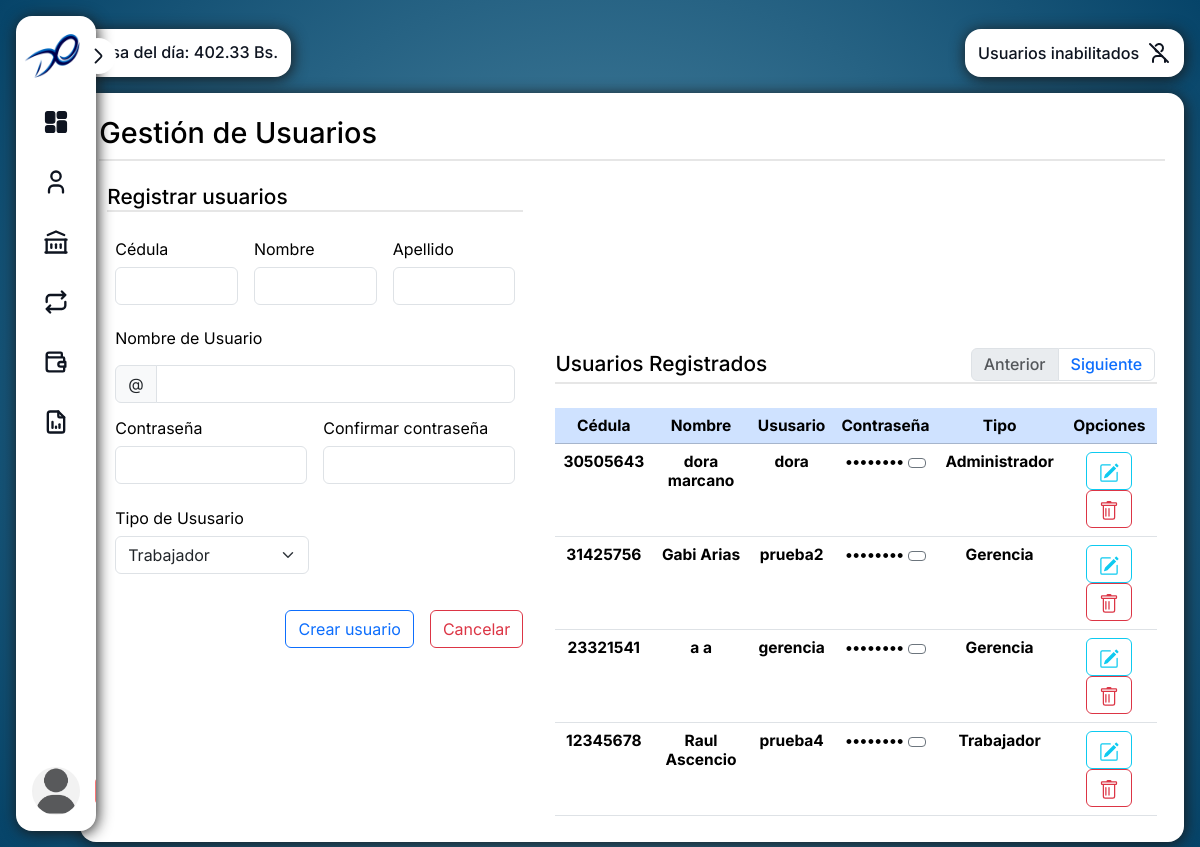
Page /view/Usuarios.php (signed in) on the committed database.
### tables this page shows
CREATE TABLE `usuario` (
  `id` int(8) NOT NULL,
  `username` varchar(255) DEFAULT NULL,
  `clave` varchar(255) DEFAULT NULL,
  `cedula` int(8) DEFAULT NULL,
  `type` varchar(255) DEFAULT NULL,
  `estado` tinyint(1) DEFAULT NULL
);

CREATE TABLE `empleados` (
  `cedula` int(8) NOT NULL,
  `nombre` varchar(255) DEFAULT NULL,
  `apellido` varchar(255) DEFAULT NULL,
  `direccion` varchar(255) DEFAULT NULL,
  `correo` varchar(255) DEFAULT NULL,
  `sexo` varchar(255) DEFAULT NULL,
  `edad` date DEFAULT NULL,
  `tlf` varchar(255) DEFAULT NULL,
  `second_tlf` varchar(255) DEFAULT NULL,
  `departamento` varchar(255) DEFAULT NULL,
  `cargo` varchar(255) DEFAULT NULL,
  `f_ingreso` date DEFAULT NULL,
  `sueldo` float DEFAULT NULL,
  `afeccion` varchar(255) DEFAULT NULL,
  `discapacidad` varchar(255) DEFAULT NULL,
  `estado` tinyint(1) DEFAULT NULL,
  `limite_credito` decimal(10,2) DEFAULT 2000.00
);

### PHP/CLASS/conexion_Original.php (called while the page is built, shortened)
<?php
class connect {
 private $dbhost = "localhost";
 private $dbuser = "root";
 private $dbpass = "";
 private $dbname = "disorient_3";
 public function connect_db()
	{
		$con = mysqli_connect($this->dbhost, $this->dbuser, $this->dbpass, $this->dbname);
		if 	(mysqli_connect_error())
		{
			die("Fallo la conexion a BD" . mysqli_connect_error().mysqli_connect_errno());
		}
		else {
			return	$con;
		}
	}
}

### PHP/CLASS/user_Original.php (called while the page is built, shortened)
<?php
include_once "conexion_Original.php";
class UserE extends connect
{
	public function  View()
	{
		$query="SELECT empleados.nombre, empleados.apellido, empleados.cedula, username, clave, type
				FROM usuario
				JOIN empleados ON usuario.cedula = empleados.cedula
				WHERE usuario.estado = '1'";
  		$result= $this->connect_db()->query($query);
  		$data = array();
  		while ($row = mysqli_fetch_assoc($result)) {
    	$data[] = $row;
  		}
  		return $data;
	}
}
$User = new UserE();

### View/Components/Tables/Tablas-usuarios.php (the view, shortened to what this page needs)
<?php
$elementosPorPagina = 5;
$datos = $User->View();
$totalElementos = count($datos);
$totalPaginas = ceil($totalElementos / $elementosPorPagina);
$paginaActual = isset($_GET['pagina']) ? (int)$_GET['pagina'] : 1;
$inicio = ($paginaActual - 1) * $elementosPorPagina;
$datosPagina = array_slice($datos, $inicio, $elementosPorPagina);
?>
<div class="table__information">
		<h4> Usuarios Registrados
			<nav aria-label="Page navigation">
			<ul class="pagination">
				<li class="page-item <?php if ($paginaActual == 1) echo 'disabled'; ?>">
					<a class="page-link" href="?pagina=<?php echo max(1, $paginaActual - 1); ?>" tabindex="-1">Anterior</a>
				</li>
				<li class="page-item <?php if ($paginaActual == $totalPaginas) echo 'disabled'; ?>">
					<a class="page-link" href="?pagina=<?php echo min($totalPaginas, $paginaActual + 1); ?>">Siguiente</a>
				</li>
			</ul>
			</nav>
		</h4>
    <table class="table">
        <thead class="table-primary" style="text-align: center;">
            <tr>
                <th scope="col"> Cédula </th>
                <th scope="col"> Nombre </th>
                <th scope="col"> Ususario </th>
                <th scope="col"> Contraseña </th>
                <th scope="col"> Tipo </th>
                <?php if ($_SESSION['type'] == 'Gerencia'){?>
                <th scope="col"> Opciones </th>
                <?php } ?>
            </tr>
        </thead>
        <tbody style="text-align: center;">
<?php
foreach ($datosPagina as $dato) {
    if ($dato['cedula'] == $_SESSION['id']) {
        continue;
    }
    echo '<tr>';
    echo '<th scope="col">' . $dato['cedula'] . '</th>';
    echo '<th scope="col">' . $dato['nombre'] . ' ' . $dato['apellido'] . '</th>';
    echo '<th scope="col">' . $dato['username'] . '</th>';
    echo '<th scope="col">
    <span class="clave-oculta">••••••••</span>
    <span class="clave-visible" style="display: none;">' . $dato['clave'] . '</span>';
    if ($_SESSION['type'] == 'Gerencia') {
        echo '<button type="button" class="btn btn-sm btn-outline-secondary mostrar-clave" onclick="mostrarClave(this)">
                <i class="bi bi-eye"></i>
            </button>';
    }
    echo '</th>';
    echo '<th scope="col">' . $dato['type'] . '</th>';
    if ($_SESSION['type'] == 'Gerencia') {
        echo '<th>
        <a name="btn1" class="btn btn-outline-info" onclick="cargarEmpleado(\'' . $dato['cedula'] . '\')">
        <svg xmlns="http://www.w3.org/2000/svg" width="20" height="20" fill="currentColor" class="bi bi-pencil-square" viewBox="0 0 16 16">
                    <path d="M15.502 1.94a.5.5 0 0 1 0 .706L14.459 3.69l-2-2L13.502.646a.5.5 0 0 1 .707 0l1.293 1.293zm-1.75 2.456-2-2L4.939 9.21a.5.5 0 0 0-.121.196l-.805 2.414a.25.25 0 0 0 .316.316l2.414-.805a.5.5 0 0 0 .196-.12l6.813-6.814z"/>
                    <path fill-rule="evenodd" d="M1 13.5A1.5 1.5 0 0 0 2.5 15h11a1.5 1.5 0 0 0 1.5-1.5v-6a.5.5 0 0 0-1 0v6a.5.5 0 0 1-.5.5h-11a.5.5 0 0 1-.5-.5v-11a.5.5 0 0 1 .5-.5H9a.5.5 0 0 0 0-1H2.5A1.5 1.5 0 0 0 1 2.5z"/>
                </svg>
            </a>
            <a name="btn2" class="btn btn-outline-danger" onclick="return confirmar(\'' . $dato['cedula'] . '\')">
                <svg xmlns="http://www.w3.org/2000/svg" width="20" height="20" fill="currentColor" class="bi bi-trash" viewBox="0 0 16 16">
                    <path d="M5.5 5.5A.5.5 0 0 1 6 6v6a.5.5 0 0 1-1 0V6a.5.5 0 0 1 .5-.5m2.5 0a.5.5 0 0 1 .5.5v6a.5.5 0 0 1-1 0V6a.5.5 0 0 1 .5-.5m3 .5 a.5 0 0 0-1 0v6a.5.5 0 0 0 1 0z"/>
                    <path d="M14.5 3a1 1 0 0 1-1 1H13v9a2 2 0 0 1-2 2H5a2 2 0 0 1-2-2V4h-.5a1 1 0 0 1-1-1V2a1 1 0 0 1 1-1H6a1 1 0 0 1 1-1h2a1 1 0 0 1 1 1h3.5a1 1 0 0 1 1 1zM4.118 4 4 4.059V13a1 1 0 0 0 1 1h6a1 1 0 0 0 1-1V4.059L11.882 4zM2.5 3h11V2h-11z"/>
                </svg>
            </a>
            </th>';
    }
    echo '</tr>';
}
include_once 'Components/Modals/Modal-Usuario.php';
?>

### CSS/alerts.css (style rules this page uses)
:root { --notification-background: #313e2c; --notification-primary: #aaec8a; --background: #0d110e; }

### CSS/Search-box.css (style rules this page uses)
:root { --bg: #F0F0F0; --input-bg: white; --text-search: #27292B; --item-hover: #f6f6f6; }
button { background: transparent; border: 0; outline: 0; }

### CSS/struct.css (style rules this page uses)
:root { --primary-color: #191919; --white: #FFFFFF; --sidebar-hover: #d8dde0; --sidebar-bg: #FFFFFF; --bg: radial-gradient(circle, #5790AB, #064469); --text-link: #0E1420; --logout: #FA7575; --headline-text: #546471; --text: #E7EAEE; --divider-bg: var(--bg); --border-color: var(--bg); }
html { height: 100%; }
* { margin: 0; padding: 0; box-sizing: border-box; }
body { font-family: 'Inter', sans-serif; font-size: 16px; padding: 1rem; height: 100%; background: var(--bg); }
.block h4 { min-height: 1.7rem; font-size: 1.3rem; border-bottom: 2px solid rgba(128, 128, 128, 0.2); margin-bottom: 1.5rem; display: flex; justify-content: space-between; align-items: center; }
.pagination { margin: .1rem; }
.table thead, .table tbody { text-align: center; font-size: .97rem; }
.clave-oculta { font-weight: bold; }

### rows in the picture
usuario: cedula.cedula "30505643", cedula.nombre "dora", cedula.apellido "marcano", username "dora", type "Administrador"
usuario: cedula.cedula "31425756", cedula.nombre "Gabi", cedula.apellido "Arias", username "prueba2", type "Gerencia"
usuario: cedula.cedula "23321541", cedula.nombre "a", cedula.apellido "a", username "gerencia", type "Gerencia"
usuario: cedula.cedula "12345678", cedula.nombre "Raul", cedula.apellido "Ascencio", username "prueba4", type "Trabajador"

### other values in the picture
$_SESSION['TasaBCV'] "402.33"
